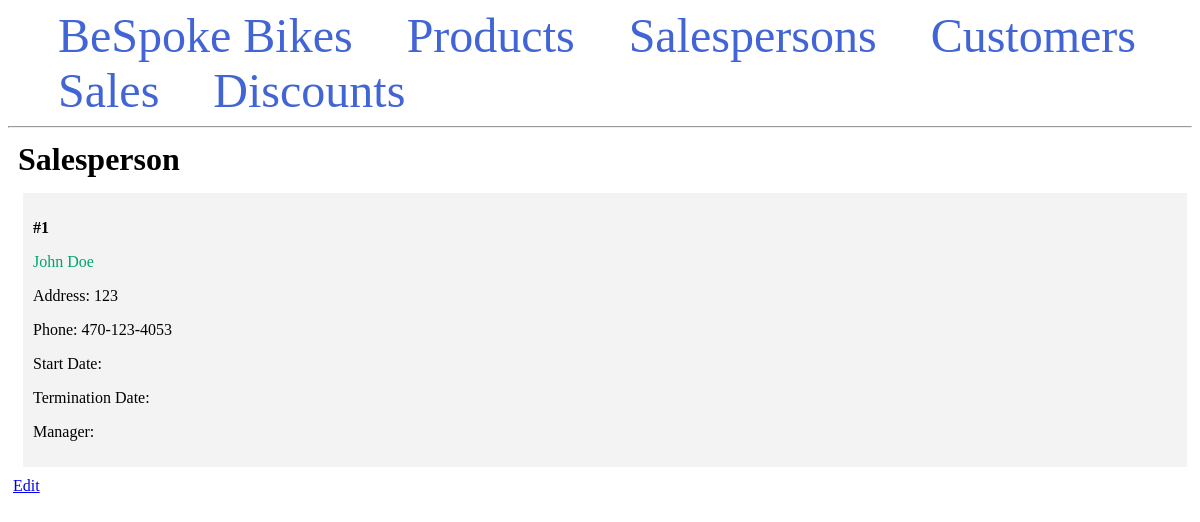
The app's page /salesperson/1/ with its own data.
### app.py (models this page shows, shortened)
class Salesperson(db.Model):
    id = db.Column(db.Integer, primary_key=True)
    first_name = db.Column(db.String(100), nullable=False)
    last_name = db.Column(db.String(100), nullable=False)
    address = db.Column(db.String(80), nullable=False)
    phone = db.Column(db.String)
    start_date = db.Column(db.String(100))
    termination_date = db.Column(db.String(100))
    manager = db.Column(db.String(100), nullable=False)

### app.py (the view)
@app.route('/salesperson/<int:salesperson_id>/')
def salesperson(salesperson_id):
    print('HEREEE')
    salesperson = Salesperson.query.get_or_404(salesperson_id)
    print('HEREEE')
    return render_template('salesperson.html', salesperson=salesperson)

### templates/salesperson.html
{% extends 'base.html' %}
{% block content %}
    <h1 class="title">{% block title %} Salesperson {% endblock %}</h1>
    <div class="content">
        <div class="salesperson">
            <p><b>#{{ salesperson.id }}</b></p>
            <p class="name">
                <a href="{{ url_for('salespersons', salesperson_id=salesperson.id)}}">
                    {{ salesperson.first_name }} {{ salesperson.last_name }}
                </a>
            <p>Address: {{ salesperson.address }}</p>
            <p>Phone: {{ salesperson.phone }}</p>
            <p>Start Date: {{ salesperson.start_date }}</p>
            <p>Termination Date: {{ salesperson.termination_date }}</p>
            <p>Manager: {{ salesperson.manager }}</p>
        </div>
    </div>
    <a href="{{ url_for('edit_salesperson', salesperson_id=salesperson.id) }}">Edit</a>
{% endblock %}

### templates/base.html (style rules this page uses)
.title { margin: 5px; }
.content { margin: 5px; width: 100%; display: flex; flex-direction: row; flex-wrap: wrap; }
.salesperson { flex: 20%; padding: 10px; margin: 5px; background-color: #f3f3f3; inline-size: 100%; }
.name a { color: #00a36f; text-decoration: none; }

### records on screen
Salesperson: id "1", first_name "John", last_name "Doe", address "123", phone "470-123-4053"
